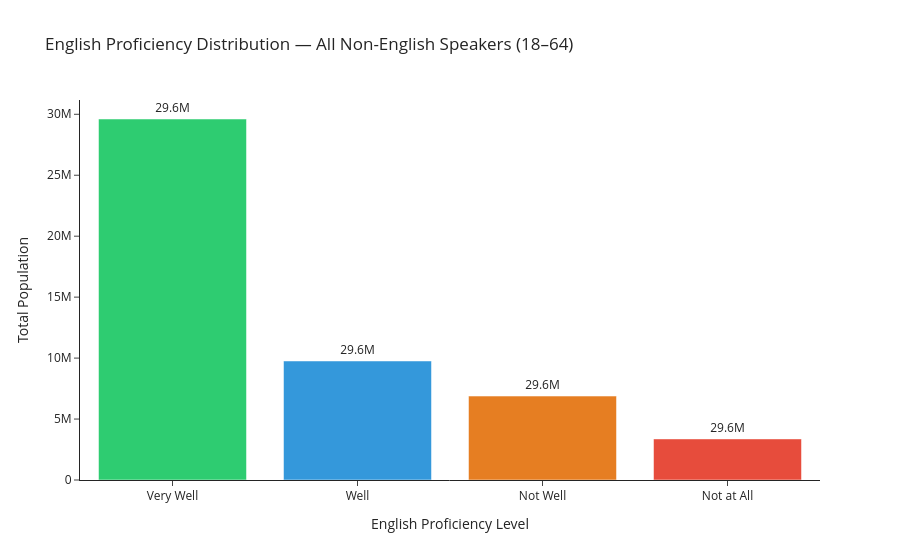

Notebook cell for this chart:
### Code cell
proficiency_totals = {"Very Well": df[["spanish_eng_very_well", "indo_euro_eng_very_well", "asian_pac_eng_very_well", "other_lang_eng_very_well"]].sum().sum(), "Well": df[["spanish_eng_well", "indo_euro_eng_well", "asian_pac_eng_well", "other_lang_eng_well"]].sum().sum(), "Not Well": df[["spanish_eng_not_well", "indo_euro_eng_not_well", "asian_pac_eng_not_well", "other_lang_eng_not_well"]].sum().sum(), "Not at All": df[["spanish_eng_not_at_all", "indo_euro_eng_not_at_all", "asian_pac_eng_not_at_all", "other_lang_eng_not_at_all"]].sum().sum(),}

prof_df = pd.DataFrame({"Proficiency": list(proficiency_totals.keys()), "Count": list(proficiency_totals.values())})

fig = px.bar(prof_df, x="Proficiency", y="Count", color="Proficiency", color_discrete_sequence=["#2ecc71", "#3498db", "#e67e22", "#e74c3c"], title="English Proficiency Distribution — All Non-English Speakers (18–64)")

fig.update_traces(text=[f"{v/1e6:.1f}M" for v in prof_df["Count"]], textposition="outside", showlegend=False)

fig.update_layout(xaxis_title="English Proficiency Level", yaxis_title="Total Population", template="simple_white")

fig.show()

### Figure 1 — Plotly figure (JSON) as saved in the notebook; plotly's stock layout.template omitted (floating-point values rounded to 4 significant figures)
{"data": [{"hovertemplate": "Proficiency=%{x}<br>Count=%{y}<extra></extra>", "legendgroup": "Very Well", "marker": {"color": "#2ecc71", "pattern": {"shape": ""}}, "name": "Very Well", "orientation": "v", "showlegend": false, "text": ["29.6M", "9.8M", "6.9M", "3.4M"], "textposition": "outside", "type": "bar", "x": ["Very Well"], "xaxis": "x", "y": [29613330], "yaxis": "y"}, {"hovertemplate": "Proficiency=%{x}<br>Count=%{y}<extra></extra>", "legendgroup": "Well", "marker": {"color": "#3498db", "pattern": {"shape": ""}}, "name": "Well", "orientation": "v", "showlegend": false, "text": ["29.6M", "9.8M", "6.9M", "3.4M"], "textposition": "outside", "type": "bar", "x": ["Well"], "xaxis": "x", "y": [9763583], "yaxis": "y"}, {"hovertemplate": "Proficiency=%{x}<br>Count=%{y}<extra></extra>", "legendgroup": "Not Well", "marker": {"color": "#e67e22", "pattern": {"shape": ""}}, "name": "Not Well", "orientation": "v", "showlegend": false, "text": ["29.6M", "9.8M", "6.9M", "3.4M"], "textposition": "outside", "type": "bar", "x": ["Not Well"], "xaxis": "x", "y": [6886837], "yaxis": "y"}, {"hovertemplate": "Proficiency=%{x}<br>Count=%{y}<extra></extra>", "legendgroup": "Not at All", "marker": {"color": "#e74c3c", "pattern": {"shape": ""}}, "name": "Not at All", "orientation": "v", "showlegend": false, "text": ["29.6M", "9.8M", "6.9M", "3.4M"], "textposition": "outside", "type": "bar", "x": ["Not at All"], "xaxis": "x", "y": [3369994], "yaxis": "y"}], "layout": {"barmode": "relative", "legend": {"title": {"text": "Proficiency"}, "tracegroupgap": 0}, "title": {"text": "English Proficiency Distribution — All Non-English Speakers (18–64)"}, "xaxis": {"anchor": "y", "categoryarray": ["Very Well", "Well", "Not Well", "Not at All"], "categoryorder": "array", "domain": [0, 1], "title": {"text": "English Proficiency Level"}}, "yaxis": {"anchor": "x", "domain": [0, 1], "title": {"text": "Total Population"}}}}
